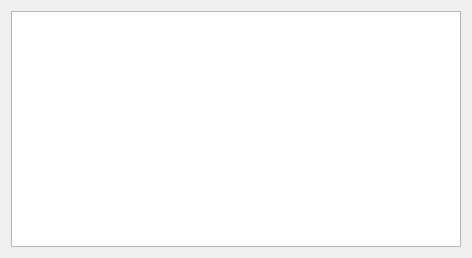
<?xml version="1.0" encoding="UTF-8"?>
<ui version="4.0">
 <class>Form</class>
 <widget class="QWidget" name="Form">
  <property name="geometry">
   <rect>
    <x>0</x>
    <y>0</y>
    <width>472</width>
    <height>258</height>
   </rect>
  </property>
  <property name="windowTitle">
   <string>Basic data plugin</string>
  </property>
  <layout class="QHBoxLayout" name="horizontalLayout">
   <item>
    <widget class="CScrollingPlot" name="CScrollingPlot">
     <property name="showLegend" stdset="0">
      <bool>true</bool>
     </property>
     <property name="curves" stdset="0">
      <stringlist>
       <string>{&quot;channel&quot;: &quot;random://[0, 50]&quot;, &quot;style&quot;: &quot;Line Graph&quot;, &quot;layer&quot;: &quot;&quot;, &quot;name&quot;: &quot;Range 0-50&quot;, &quot;color&quot;: &quot;yellow&quot;, &quot;line_style&quot;: 1, &quot;line_width&quot;: 1, &quot;symbol&quot;: null, &quot;symbol_size&quot;: 10}</string>
       <string>{&quot;channel&quot;: &quot;random://[25,70]&quot;, &quot;style&quot;: &quot;Line Graph&quot;, &quot;layer&quot;: &quot;&quot;, &quot;name&quot;: &quot;Range 25-70&quot;, &quot;color&quot;: &quot;red&quot;, &quot;line_style&quot;: 1, &quot;line_width&quot;: 1, &quot;symbol&quot;: null, &quot;symbol_size&quot;: 10}</string>
      </stringlist>
     </property>
    </widget>
   </item>
  </layout>
 </widget>
 <customwidgets>
  <customwidget>
   <class>ScrollingPlotWidget</class>
   <extends>QGraphicsView</extends>
   <header>accwidgets.graph.widgets.plotwidget</header>
  </customwidget>
  <customwidget>
   <class>CScrollingPlot</class>
   <extends>ScrollingPlotWidget</extends>
   <header>comrad.widgets.graphs</header>
  </customwidget>
 </customwidgets>
 <resources/>
 <connections/>
</ui>
